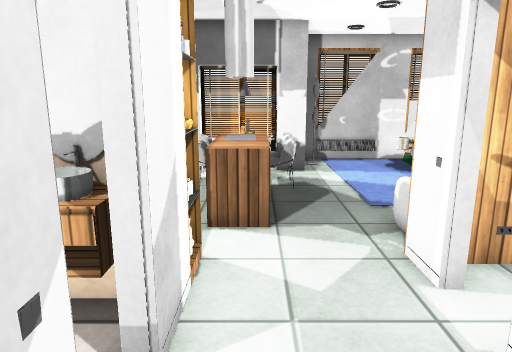
[1] (above)

15 first-person views from a walk through a scene from a Unity 3-D project. The camera is 1.5 m above the floor, tilts 12° down and sees 70° across. The floor is counted in squares, 0.5 m on a side. Each view is taken from the middle of a square. On the plan, view 1 faces up. The plan holds only what a view shows up to about 20 squares ahead; the rest is blank. Door leaves are left out, so doorways stand open. Some surface patterns are stand-ins.

[2]
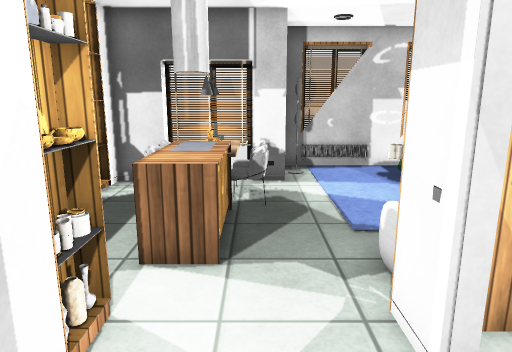

[3]
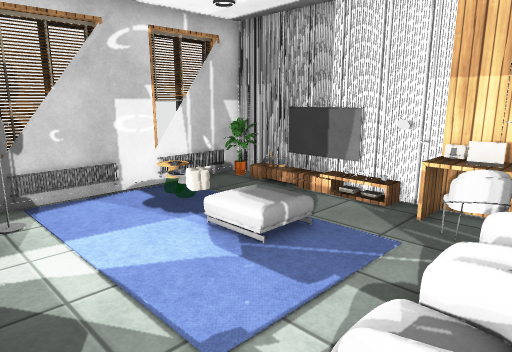

[4]
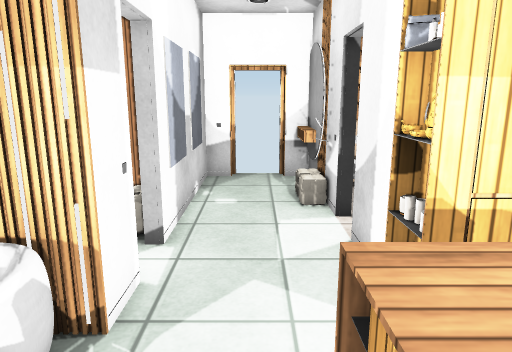

[5]
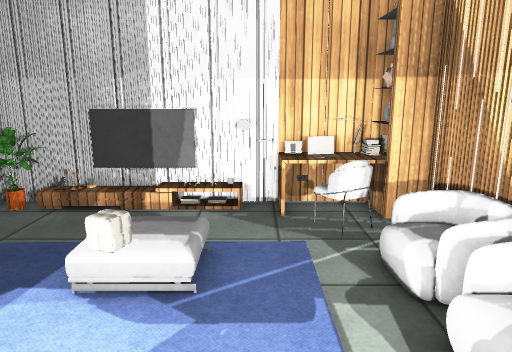

[6]
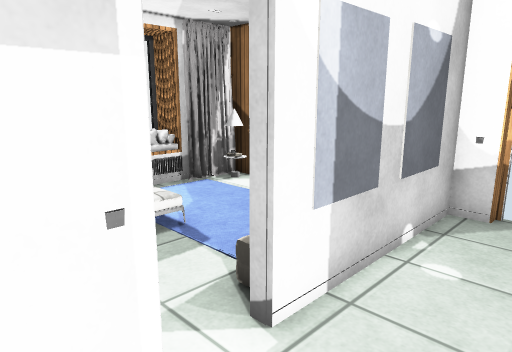

[7]
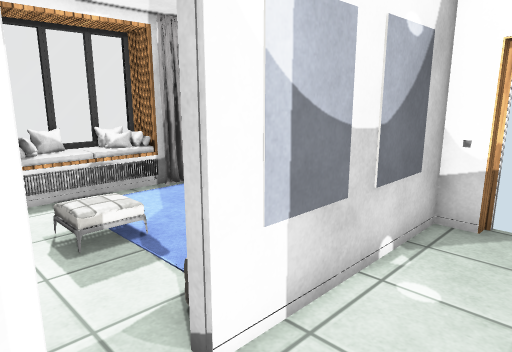

[8]
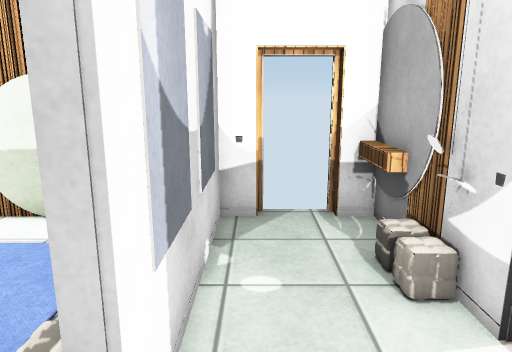

[9]
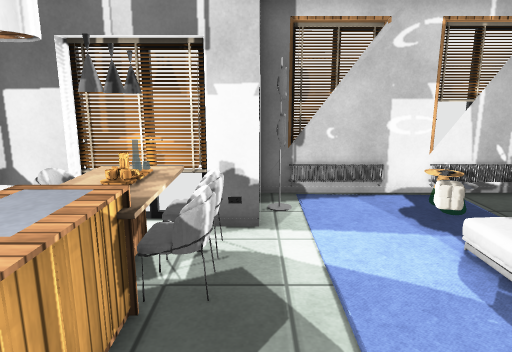

[10]
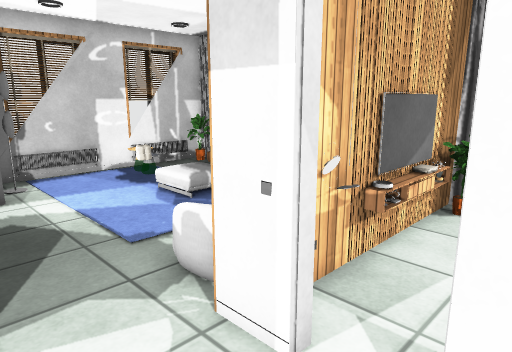

[11]
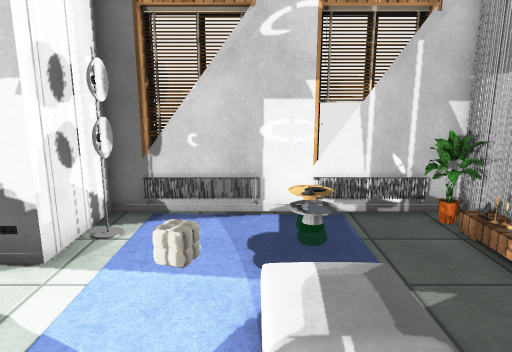

[12]
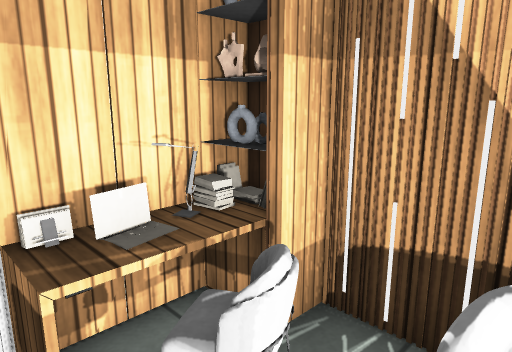

[13]
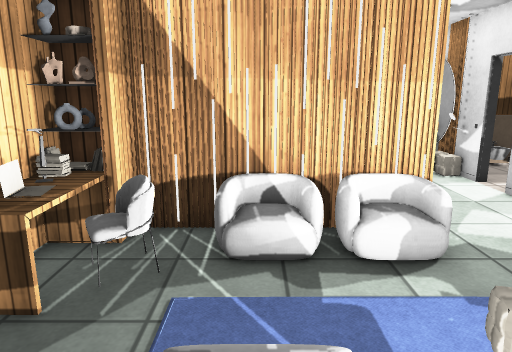

[14]
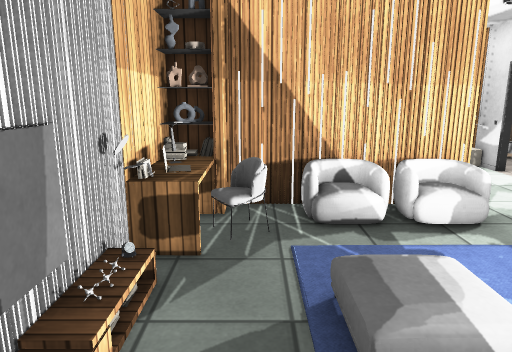

[15]
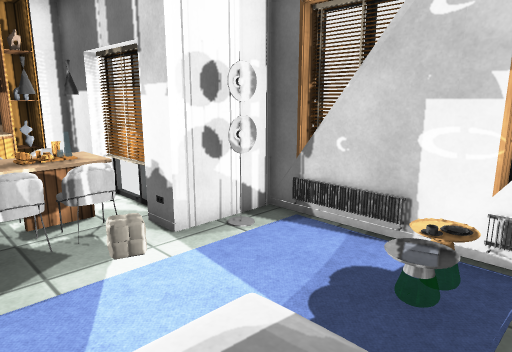

### Floor plan
Points are (right, up) in squares from view 1. A wall is a line through its corners. A room is listed if a view was taken in it or the views show most of it. See-through windows are left out.
Room 1 (views 1, 2, 3, 4, 5, 6, 7, 8, 9, 10, 11, 12, 13, 14, 15)
walls: (2.9, 5.4) (2.9, 6.8) (9.5, 6.8); (2.2, 16.2) (2.1, 15.6); (10.1, 7.6) (10.1, 10.4); (2.9, 3.4) (2.9, 3.8); (-1.1, 5.5) (-1.1, 3.5) (-1.5, 3.5); (0.8, 16.3) (-0.5, 16.3); (1.9, 16.8) (2.2, 15.3) (0.9, 15.3) (0.9, 15.9) (-0.5, 15.9); (11.3, 10.9) (11.5, 12.3); (11.4, 11.4) (11.4, 18.5) (2.1, 18.5) (2.2, 17.8); (11.3, 14.7) (11.5, 16.3); (2.1, 18.5) (2.1, 15.3); (-2.3, 16.1) (-2.3, 15.3) (-3.5, 15.3); (4, 18.8) (3.1, 18.8); (11.6, 15.9) (11.4, 17.7); (-1.1, 1.6) (-1.1, -3.1) (-0.1, -3.1) (-0.1, -3.6); (1.9, -3.6) (1.9, -3.1) (2.9, -3.1) (2.9, 1.6)
low walls: (10.1, 10.4) (10.5, 10.4); (-1.8, 4.5) (-1.8, 4)
ways out: open door at (-1, 3); open door at (0.5, -4); open door at (3, 4.5)
objects: other object (-2, 6) to (0, 12); chair (-2, 12) to (-2, 13); chair (-2, 14); mirror (-1, -2); other object (-1, 2); other object (-1, 6); other object (-1, 7); table (-1, 13) to (-1, 14); other object (-1, 15) to (0, 15); lamp (0, 12); lamp (0, 13); lamp (0, 14); chair (1, 12) to (1, 13); chair (1, 14); picture (3, 2); other object (3, 6); armchair (3, 8); carpet (3, 16); lamp (3, 17); carpet (3, 18); armchair (5, 8); carpet (5, 12) to (6, 13); armchair (6, 8); carpet (7, 16); armchair (8, 8); carpet (8, 18); chair (9, 9)

Positions as (right, up) in squares from view 1, and headings:
1: (0, 0), facing up
2: (1, 2), facing up
3: (1, 7), facing up-right
4: (1, 11), facing down
5: (1, 11), facing right
6: (0, 7), facing down-right
7: (0, 6), facing down-right
8: (2, 6), facing down
9: (2, 7), facing up
10: (0, 3), facing up-right
11: (6, 9), facing up
12: (7, 11), facing down-right
13: (7, 15), facing down
14: (9, 17), facing down
15: (9, 11), facing up-left
